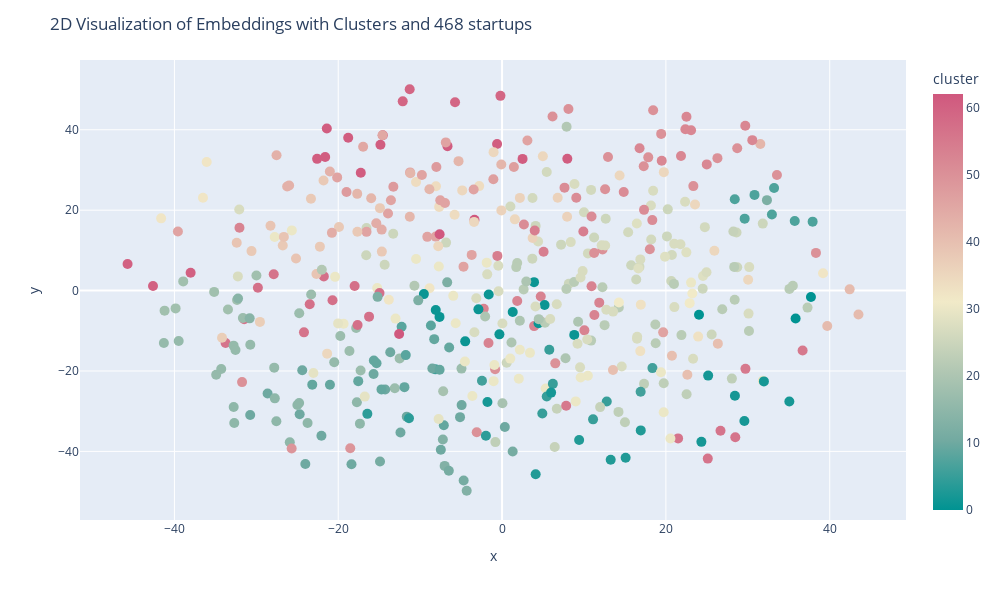
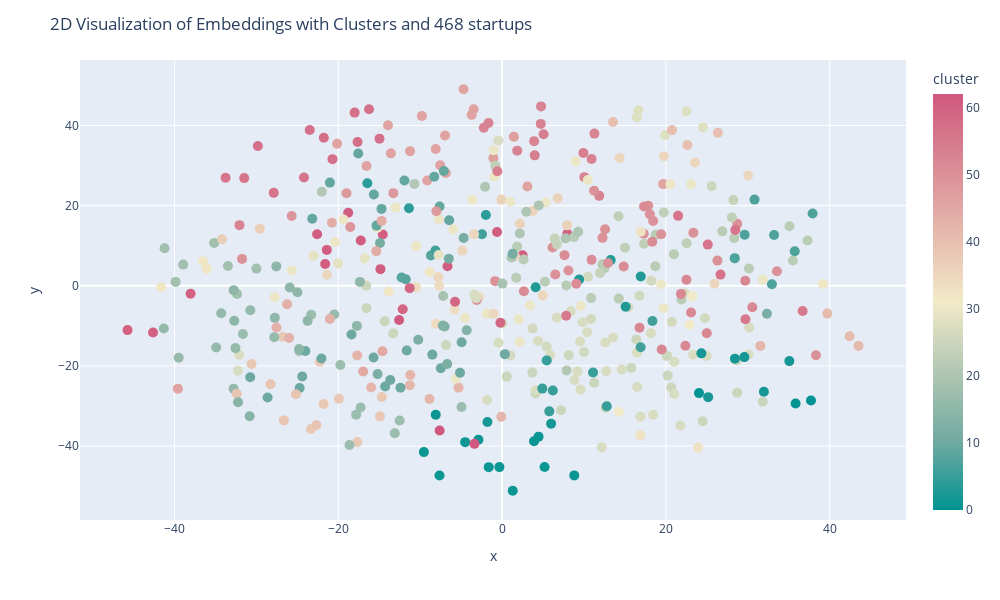
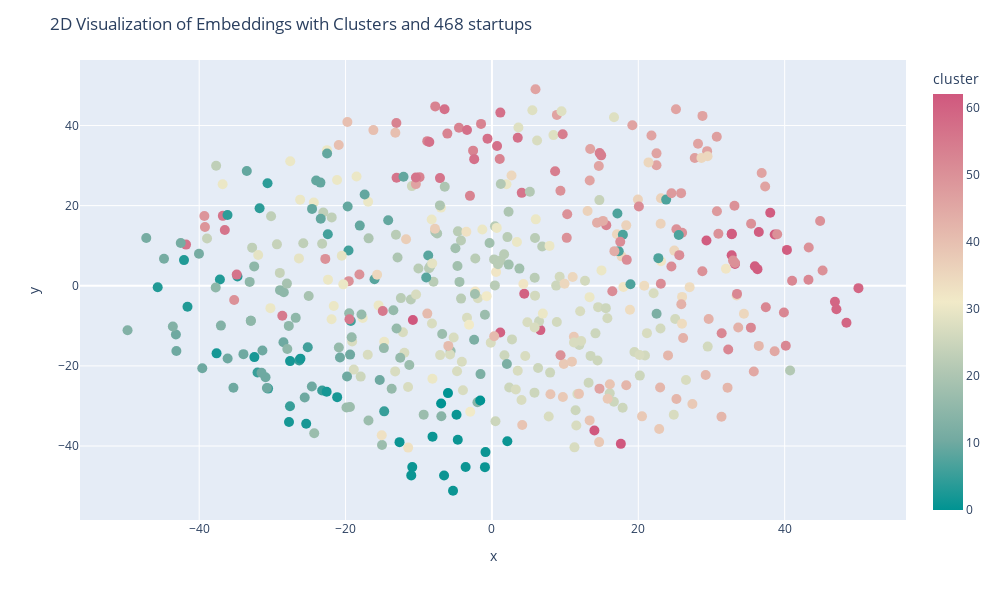

The cell these charts' notebook holds for them, in order:
### Code cell
from sklearn.manifold import TSNE
import matplotlib.pyplot as plt
import seaborn as sns
from mpl_toolkits.mplot3d import Axes3D  # for 3D plotting
import plotly.express as px

# Assuming 'sample_df' contains a column 'openai_embedding_entire' with appropriate data
embeddings = np.vstack(sample_df['openai_embedding_entire'].values)

# Apply t-SNE to the embeddings with 3 components for 3D visualization
tsne = TSNE(n_components=3, perplexity=100, n_iter=1000)
tsne_results = tsne.fit_transform(embeddings)

# Prepare DataFrame for Plotly
plot_df = pd.DataFrame(tsne_results[:, [0,1]], columns=['x', 'y'])
plot_df['cluster'] =sample_df["new_cluster_index"]
plot_df['generated_cluster_label'] = sample_df["generated_cluster_label"] #+ " XX " + sample_df['Tasks/Jobs']
# Plot using Plotly with clusters
fig = px.scatter(plot_df, x='x', y='y',
                 color='cluster',
                 color_continuous_scale=px.colors.diverging.Tealrose,
                 hover_data=['generated_cluster_label'])
fig.update_traces(marker_size=10)
fig.update_layout(
    title=f"2D Visualization of Embeddings with Clusters and {len(sample_df)} startups", 
    hovermode='closest',
    width=1000,  # Set the width of the figure
    height=600  # Set the height of the figure
)
fig.show()

# Prepare DataFrame for Plotly
plot_df = pd.DataFrame(tsne_results[:, [0,2]], columns=['x', 'y'])
plot_df['cluster'] =sample_df["new_cluster_index"]
plot_df['generated_cluster_label'] = sample_df["generated_cluster_label"] #+ " XX " + sample_df['Tasks/Jobs']
# Plot using Plotly with clusters
fig = px.scatter(plot_df, x='x', y='y',
                 color='cluster',
                 color_continuous_scale=px.colors.diverging.Tealrose,
                 hover_data=['generated_cluster_label'])
fig.update_traces(marker_size=10)
fig.update_layout(
    title=f"2D Visualization of Embeddings with Clusters and {len(sample_df)} startups", 
    hovermode='closest',
    width=1000,  # Set the width of the figure
    height=600  # Set the height of the figure
)
fig.show()


# Prepare DataFrame for Plotly
plot_df = pd.DataFrame(tsne_results[:, [1,2]], columns=['x', 'y'])
plot_df['cluster'] =sample_df["new_cluster_index"]
plot_df['generated_cluster_label'] = sample_df["generated_cluster_label"] #+ " XX " + sample_df['Tasks/Jobs']
# Plot using Plotly with clusters
fig = px.scatter(plot_df, x='x', y='y',
                 color='cluster',
                 color_continuous_scale=px.colors.diverging.Tealrose,
                 hover_data=['generated_cluster_label'])
fig.update_traces(marker_size=10)
fig.update_layout(
    title=f"2D Visualization of Embeddings with Clusters and {len(sample_df)} startups", 
    hovermode='closest',
    width=1000,  # Set the width of the figure
    height=600  # Set the height of the figure
)
fig.show()

### Figure 1 — Plotly figure (JSON) as saved in the notebook; plotly's stock layout.template omitted (floating-point values rounded to 4 significant figures; data arrays with more than 128 entries replaced by an {"elided": "..."} marker saying what was removed)
{"data": [{"customdata": {"elided": "468x1 str values"}, "hovertemplate": "x=%{x}<br>y=%{y}<br>generated_cluster_label=%{customdata[0]}<br>cluster=%{marker.color}<extra></extra>", "legendgroup": "", "marker": {"color": {"elided": "468 int values"}, "coloraxis": "coloraxis", "size": 10, "symbol": "circle"}, "mode": "markers", "name": "", "orientation": "v", "showlegend": false, "type": "scatter", "x": {"elided": "468 float values"}, "xaxis": "x", "y": {"elided": "468 float values"}, "yaxis": "y"}], "layout": {"coloraxis": {"colorbar": {"title": {"text": "cluster"}}, "colorscale": [[0, "rgb(0, 147, 146)"], [0.1667, "rgb(114, 170, 161)"], [0.3333, "rgb(177, 199, 179)"], [0.5, "rgb(241, 234, 200)"], [0.6667, "rgb(229, 185, 173)"], [0.8333, "rgb(217, 137, 148)"], [1, "rgb(208, 88, 126)"]]}, "height": 600, "hovermode": "closest", "legend": {"tracegroupgap": 0}, "margin": {"t": 60}, "title": {"text": "2D Visualization of Embeddings with Clusters and 468 startups"}, "width": 1000, "xaxis": {"anchor": "y", "autorange": true, "domain": [0, 1], "range": [-51.53, 49.31], "title": {"text": "x"}, "type": "linear"}, "yaxis": {"anchor": "x", "autorange": true, "domain": [0, 1], "range": [-57.06, 57.36], "title": {"text": "y"}, "type": "linear"}}}

### Figure 2 — Plotly figure (JSON) as saved in the notebook; plotly's stock layout.template omitted (floating-point values rounded to 4 significant figures; data arrays with more than 128 entries replaced by an {"elided": "..."} marker saying what was removed)
{"data": [{"customdata": {"elided": "468x1 str values"}, "hovertemplate": "x=%{x}<br>y=%{y}<br>generated_cluster_label=%{customdata[0]}<br>cluster=%{marker.color}<extra></extra>", "legendgroup": "", "marker": {"color": {"elided": "468 int values"}, "coloraxis": "coloraxis", "size": 10, "symbol": "circle"}, "mode": "markers", "name": "", "orientation": "v", "showlegend": false, "type": "scatter", "x": {"elided": "468 float values"}, "xaxis": "x", "y": {"elided": "468 float values"}, "yaxis": "y"}], "layout": {"coloraxis": {"colorbar": {"title": {"text": "cluster"}}, "colorscale": [[0, "rgb(0, 147, 146)"], [0.1667, "rgb(114, 170, 161)"], [0.3333, "rgb(177, 199, 179)"], [0.5, "rgb(241, 234, 200)"], [0.6667, "rgb(229, 185, 173)"], [0.8333, "rgb(217, 137, 148)"], [1, "rgb(208, 88, 126)"]]}, "height": 600, "hovermode": "closest", "legend": {"tracegroupgap": 0}, "margin": {"t": 60}, "title": {"text": "2D Visualization of Embeddings with Clusters and 468 startups"}, "width": 1000, "xaxis": {"anchor": "y", "autorange": true, "domain": [0, 1], "range": [-51.53, 49.31], "title": {"text": "x"}, "type": "linear"}, "yaxis": {"anchor": "x", "autorange": true, "domain": [0, 1], "range": [-58.46, 56.34], "title": {"text": "y"}, "type": "linear"}}}

### Figure 3 — Plotly figure (JSON) as saved in the notebook; plotly's stock layout.template omitted (floating-point values rounded to 4 significant figures; data arrays with more than 128 entries replaced by an {"elided": "..."} marker saying what was removed)
{"data": [{"customdata": {"elided": "468x1 str values"}, "hovertemplate": "x=%{x}<br>y=%{y}<br>generated_cluster_label=%{customdata[0]}<br>cluster=%{marker.color}<extra></extra>", "legendgroup": "", "marker": {"color": {"elided": "468 int values"}, "coloraxis": "coloraxis", "size": 10, "symbol": "circle"}, "mode": "markers", "name": "", "orientation": "v", "showlegend": false, "type": "scatter", "x": {"elided": "468 float values"}, "xaxis": "x", "y": {"elided": "468 float values"}, "yaxis": "y"}], "layout": {"coloraxis": {"colorbar": {"title": {"text": "cluster"}}, "colorscale": [[0, "rgb(0, 147, 146)"], [0.1667, "rgb(114, 170, 161)"], [0.3333, "rgb(177, 199, 179)"], [0.5, "rgb(241, 234, 200)"], [0.6667, "rgb(229, 185, 173)"], [0.8333, "rgb(217, 137, 148)"], [1, "rgb(208, 88, 126)"]]}, "height": 600, "hovermode": "closest", "legend": {"tracegroupgap": 0}, "margin": {"t": 60}, "title": {"text": "2D Visualization of Embeddings with Clusters and 468 startups"}, "width": 1000, "xaxis": {"anchor": "y", "autorange": true, "domain": [0, 1], "range": [-56.29, 56.58], "title": {"text": "x"}, "type": "linear"}, "yaxis": {"anchor": "x", "autorange": true, "domain": [0, 1], "range": [-58.46, 56.34], "title": {"text": "y"}, "type": "linear"}}}
